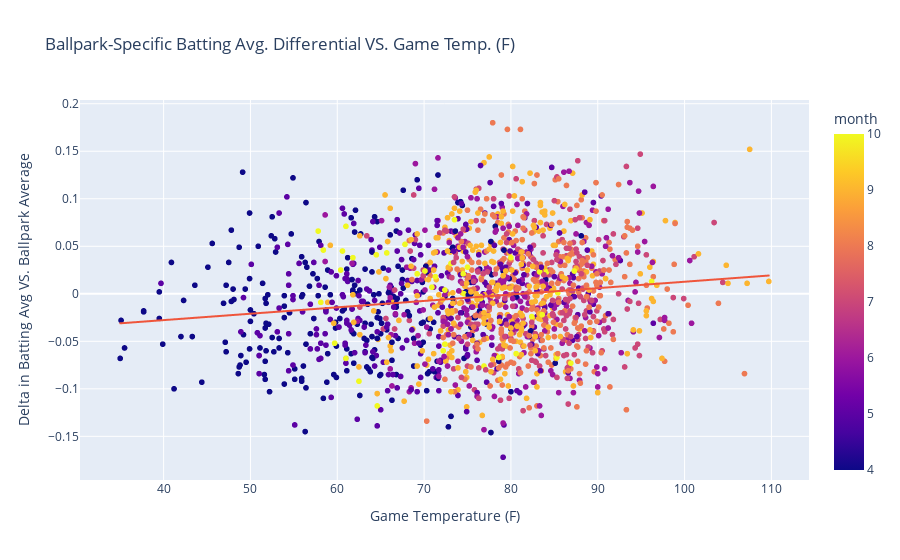

Notebook cell for this chart:
### Code cell
fig = px.scatter(wai, 
                 x='max_temp_f', 
                 y='diff_avg', 
                 color='month', 
                 labels={"max_temp_f": "Game Temperature (F)", 
                         "diff_avg": "Delta in Batting Avg VS. Ballpark Average"},
                 hover_data=['v_full_name', 'h_full_name', 'date', 'gs_avg', 'bl_avg'], 
                # marginal_y='histogram', marginal_x='histogram',
                 trendline="ols", 
                 title="Ballpark-Specific Batting Avg. Differential VS. Game Temp. (F)"
                 )
fig.show()

### Figure 1 — Plotly figure (JSON) as saved in the notebook; plotly's stock layout.template omitted (floating-point values rounded to 4 significant figures; data arrays with more than 128 entries replaced by an {"elided": "..."} marker saying what was removed)
{"data": [{"customdata": {"elided": "1627x5 mixed values"}, "hovertemplate": "Game Temperature (F)=%{x}<br>Delta in Batting Avg VS. Ballpark Average=%{y}<br>v_full_name=%{customdata[0]}<br>h_full_name=%{customdata[1]}<br>date=%{customdata[2]}<br>gs_avg=%{customdata[3]}<br>bl_avg=%{customdata[4]}<br>month=%{marker.color}<extra></extra>", "legendgroup": "", "marker": {"color": {"elided": "1627 int values"}, "coloraxis": "coloraxis", "symbol": "circle"}, "mode": "markers", "name": "", "showlegend": false, "type": "scattergl", "x": {"elided": "1627 float values"}, "xaxis": "x", "y": {"elided": "1627 float values"}, "yaxis": "y"}, {"hovertemplate": "<b>OLS trendline</b><br>diff_avg = 0.000673077 * max_temp_f + -0.0546188<br>R<sup>2</sup>=0.019562<br><br>Game Temperature (F)=%{x}<br>Delta in Batting Avg VS. Ballpark Average=%{y} <b>(trend)</b><extra></extra>", "legendgroup": "", "marker": {"symbol": "circle"}, "mode": "lines", "name": "", "showlegend": false, "type": "scattergl", "x": {"elided": "1627 float values"}, "xaxis": "x", "y": {"elided": "1627 float values"}, "yaxis": "y"}], "layout": {"coloraxis": {"colorbar": {"title": {"text": "month"}}, "colorscale": [[0, "#0d0887"], [0.1111, "#46039f"], [0.2222, "#7201a8"], [0.3333, "#9c179e"], [0.4444, "#bd3786"], [0.5556, "#d8576b"], [0.6667, "#ed7953"], [0.7778, "#fb9f3a"], [0.8889, "#fdca26"], [1, "#f0f921"]]}, "legend": {"tracegroupgap": 0}, "title": {"text": "Ballpark-Specific Batting Avg. Differential VS. Game Temp. (F)"}, "xaxis": {"anchor": "y", "domain": [0, 1], "title": {"text": "Game Temperature (F)"}}, "yaxis": {"anchor": "x", "domain": [0, 1], "title": {"text": "Delta in Batting Avg VS. Ballpark Average"}}}}
